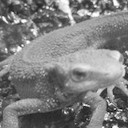

Write Python code to recreate this figure.
import cv2
import numpy as np
import matplotlib.pyplot as plt

# Read image
img = cv2.imread("imori.jpg").astype(np.float32)
H, W, C = img.shape

# Gray scale
gray = 0.2126 * img[..., 2] + 0.7152 * img[..., 1] + 0.0722 * img[..., 0]

# DCT
T = 8
K = 8
X = np.zeros((H, W), dtype=np.float32)

#indx = np.tile(np.arange(T), (T, 1))
#indy = np.arange(T).repeat(T).reshape(T, -1)
#dct = np.ones_like(indx, dtype=np.float32)
#dct[:, 0] /= np.sqrt(2)
#dct[0] /= np.sqrt(2)

def w(x, y, u, v):
    cu = 1.
    cv = 1.
    if u == 0:
        cu /= np.sqrt(2)
    if v == 0:
        cv /= np.sqrt(2)
    theta = np.pi / (2 * T)
    return (( 2 * cu * cv / T) * np.cos((2*x+1)*u*theta) * np.cos((2*y+1)*v*theta))
    
for yi in range(0, H, T):
    for xi in range(0, W, T):
        for v in range(T):
            for u in range(T):
                for y in range(T):
                    for x in range(T):
                        X[v+yi, u+xi] += gray[y+yi, x+xi] * w(x,y,u,v)
                """
                _x = indx + xi * T
                _y = indy + yi * T
                _u = u + xi * T
                _v = v + yi * T
                X[_v, _u] = np.sum(C * gray[_y, _x] * np.cos((2*indx+1)*u*np.pi/(2*T)) * np.cos((2*indy+1)*v*np.pi/(2*T)))
                """
        
# IDCT
out = np.zeros((H, W), dtype=np.float32)

for yi in range(0, H, T):
    for xi in range(0, W, T):
        for y in range(T):
            for x in range(T):
                for v in range(K):
                    for u in range(K):
                        out[y+yi, x+xi] += X[v+yi, u+xi] * w(x,y,u,v)
                """
                _u = indx + xi * T
                _v = indy + yi * T
                _x = x + yi * T
                _y = y + xi * T
                out[_y, _x] = np.sum(C * X[_v, _u] * np.cos((2*x+1)*indx*np.pi/(2*T)) * np.cos((2*y+1)*indy*np.pi/(2*T))) * 4. / (T ** 2)
                """
out[out>255] = 255
out = np.round(out).astype(np.uint8)

# Save result
cv2.imshow("result", out)
cv2.waitKey(0)
cv2.imwrite("out.jpg", out)
